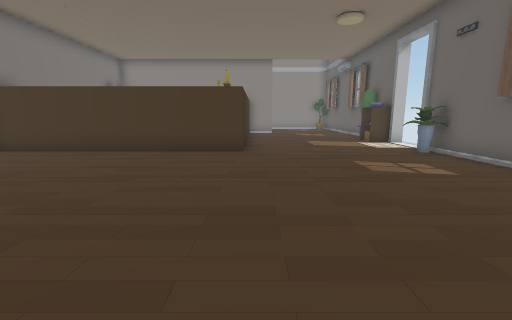
view 1 (above)

15 first-person views from a walk through a scene from a Unity 3-D project. The camera is 1.2 m above the floor, tilts 10° down and sees 90° across. Doors are open. The floor is counted in squares, 1 m on a side. Each view is taken from the middle of a square. On the plan, view 1 faces up. The plan holds only what a view shows up to about 12 squares ahead; the rest is blank. Some animated figures are left out.

view 2
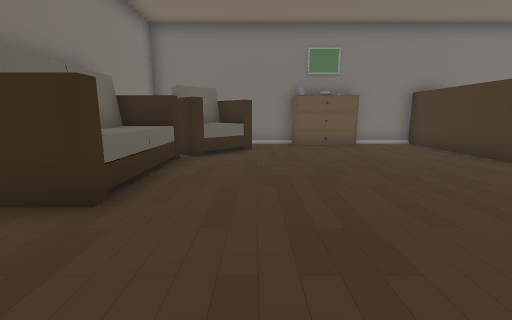

view 3
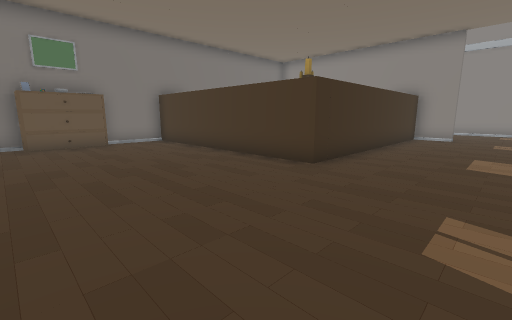

view 4
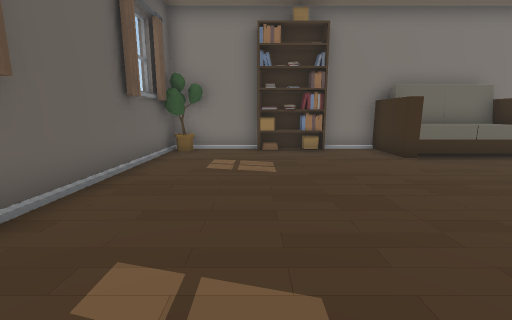

view 5
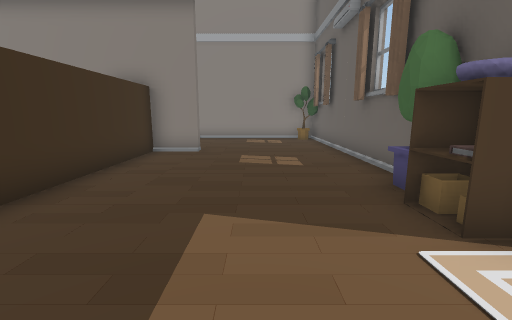

view 6
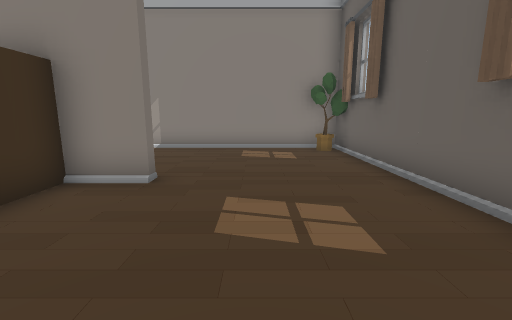

view 7
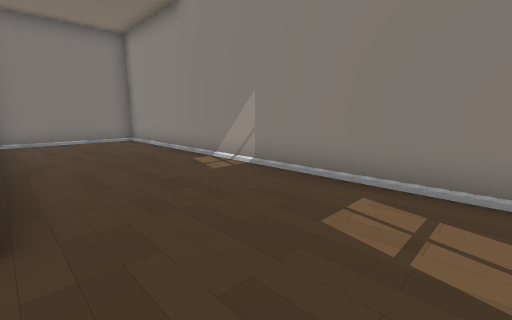

view 8
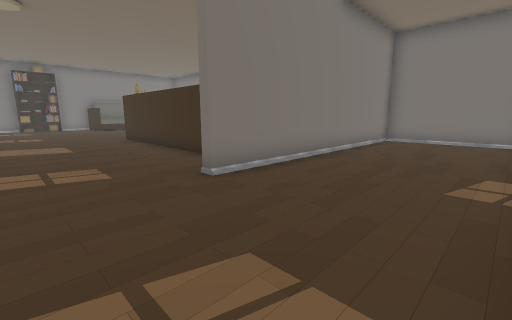

view 9
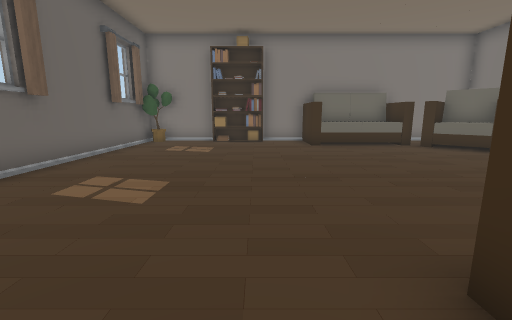

view 10
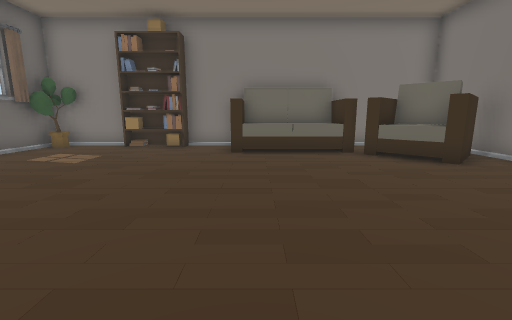

view 11
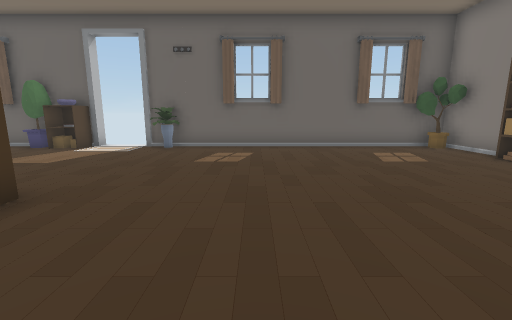

view 12
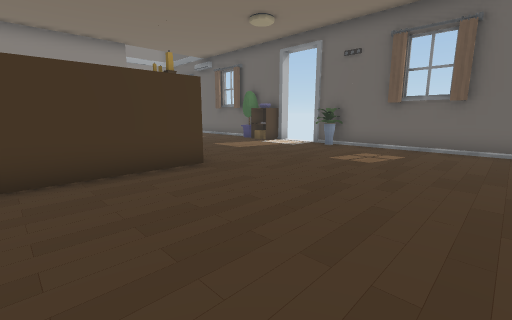

view 13
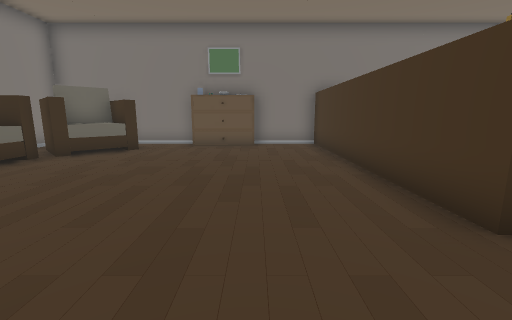

view 14
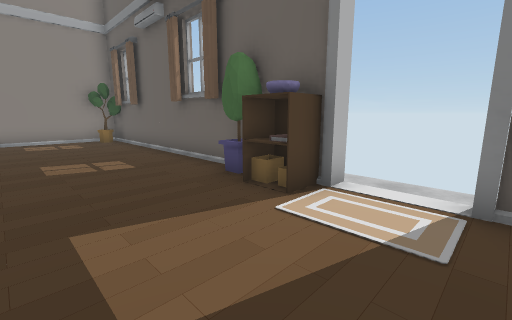

view 15
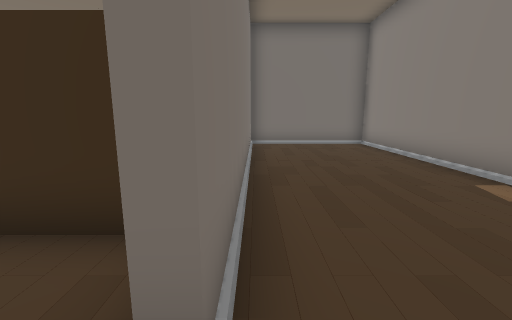

### Floor plan
Points are (right, up) in squares from view 1. A wall is a line through its corners. A room is listed if a view was taken in it or the views show most of it. See-through windows are left out.
Room 1 (views 1, 2, 3, 4, 5, 6, 7, 8, 9, 10, 11, 12, 13, 14, 15)
walls: (-1.4, 8.5) (-8.8, 8.5) (-8.8, 5.9); (6, 11.3) (5, 11.3); (5.9, 11.9) (5.9, 22.5) (-8.8, 22.5) (-8.8, 17.8) (-4.4, 17.8); (-8, 6) (-8, 5.4); (-0.4, 17.5) (-0.4, 9.4); (-2.5, 17.8) (1.1, 17.8) (1.1, 17.5) (0.5, 17.5); (-8.8, 3.5) (-8.8, -0.1); (-1.2, -2.2) (0.6, -2.2); (3.4, -2.2) (5.9, -2.2) (5.9, 9.2); (-8, -2.2) (-5.9, -2.2)
ways out: open door at (6, 10.5)
objects: other object (-8, -1) to (-5, 2); other object (-8, 4); other object (-8, 5); other object (-5, -2) to (-1, 0); other object (-1, 9); other object (1, -2); other object (2, -2); other object (3, -2); other object (5, 8); other object (5, 12); other object (5, 22)

Where each view was taken, in squares from view 1:
view 1: 0 up, 0 right, facing up
view 2: 2 up, 2 right, facing left
view 3: 3 up, 3 right, facing up-left
view 4: 7 up, 3 right, facing down
view 5: 9 up, 3 right, facing up
view 6: 13 up, 3 right, facing up
view 7: 18 up, 4 right, facing up-left
view 8: 22 up, 4 right, facing down-left
view 9: 10 up, 1 right, facing down
view 10: 8 up, 2 left, facing down
view 11: 5 up, 4 left, facing right
view 12: 3 up, 4 left, facing up-right
view 13: 6 up, 2 right, facing left
view 14: 9 up, 2 right, facing up-right
view 15: 18 up, 2 right, facing left
